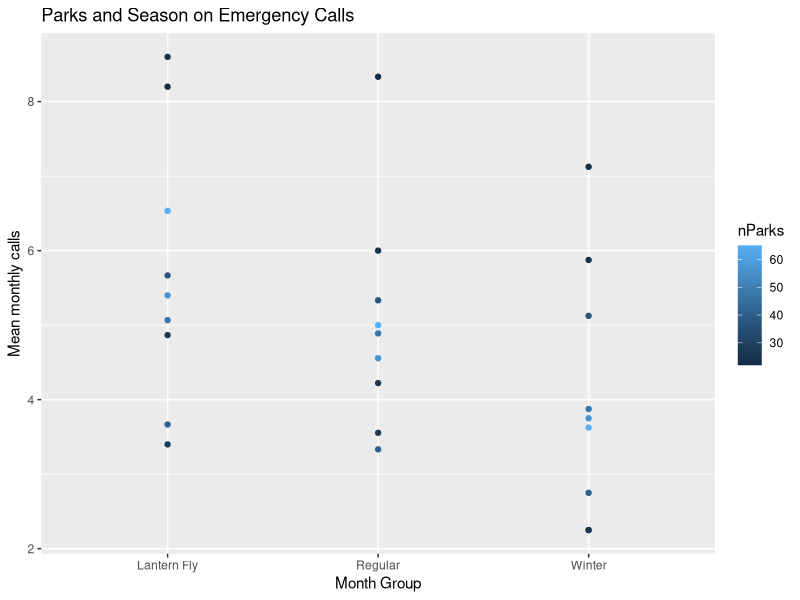

R code for this plot:
library("ggplot2")
library("dplyr")

df_parkcalls <- read.csv("../data/ParkCall.csv")
df_meanCallSeason<- df_parkcalls %>%
	group_by(policeDistrict, Season) %>%
	summarise(nParks = median(nParks),
		  avgCallM = mean(callFreq))

ggplot(df_meanCallSeason, aes(x=Season, y=avgCallM, color=nParks)) +
	geom_point() + 
	labs(title = "Parks and Season on Emergency Calls",
	     x="Month Group", 
	     y="Mean monthly calls")
